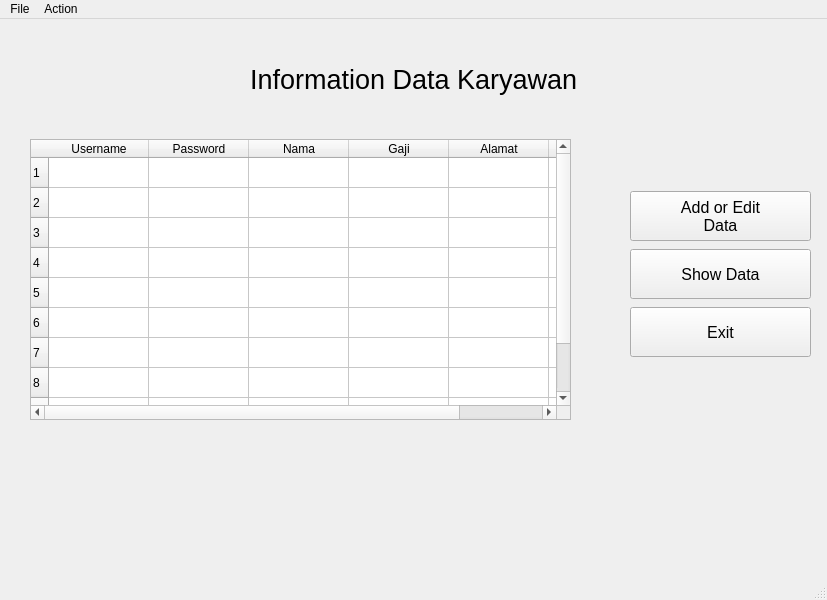
<?xml version="1.0" encoding="UTF-8"?>
<ui version="4.0">
 <class>MainWindow</class>
 <widget class="QMainWindow" name="MainWindow">
  <property name="geometry">
   <rect>
    <x>0</x>
    <y>0</y>
    <width>827</width>
    <height>600</height>
   </rect>
  </property>
  <property name="windowTitle">
   <string>MainWindow</string>
  </property>
  <widget class="QWidget" name="centralwidget">
   <widget class="QWidget" name="verticalLayoutWidget_2">
    <property name="geometry">
     <rect>
      <x>630</x>
      <y>170</y>
      <width>181</width>
      <height>171</height>
     </rect>
    </property>
    <layout class="QVBoxLayout" name="verticalLayout_2">
     <item>
      <widget class="QPushButton" name="btn_add">
       <property name="maximumSize">
        <size>
         <width>16777215</width>
         <height>50</height>
        </size>
       </property>
       <property name="font">
        <font>
         <pointsize>12</pointsize>
        </font>
       </property>
       <property name="text">
        <string>Add or Edit
Data</string>
       </property>
      </widget>
     </item>
     <item>
      <widget class="QPushButton" name="btn_show">
       <property name="maximumSize">
        <size>
         <width>16777215</width>
         <height>50</height>
        </size>
       </property>
       <property name="font">
        <font>
         <pointsize>12</pointsize>
        </font>
       </property>
       <property name="text">
        <string>Show Data</string>
       </property>
      </widget>
     </item>
     <item>
      <widget class="QPushButton" name="btn_exit">
       <property name="maximumSize">
        <size>
         <width>16777215</width>
         <height>50</height>
        </size>
       </property>
       <property name="font">
        <font>
         <pointsize>12</pointsize>
        </font>
       </property>
       <property name="text">
        <string>Exit</string>
       </property>
      </widget>
     </item>
    </layout>
   </widget>
   <widget class="QLabel" name="label">
    <property name="geometry">
     <rect>
      <x>250</x>
      <y>20</y>
      <width>331</width>
      <height>81</height>
     </rect>
    </property>
    <property name="font">
     <font>
      <pointsize>20</pointsize>
     </font>
    </property>
    <property name="text">
     <string>Information Data Karyawan</string>
    </property>
    <property name="alignment">
     <set>Qt::AlignJustify|Qt::AlignVCenter</set>
    </property>
    <property name="wordWrap">
     <bool>false</bool>
    </property>
   </widget>
   <widget class="QWidget" name="verticalLayoutWidget">
    <property name="geometry">
     <rect>
      <x>30</x>
      <y>120</y>
      <width>541</width>
      <height>281</height>
     </rect>
    </property>
    <layout class="QVBoxLayout" name="verticalLayout">
     <item>
      <widget class="QTableWidget" name="tableWidget">
       <property name="layoutDirection">
        <enum>Qt::LeftToRight</enum>
       </property>
       <property name="rowCount">
        <number>10</number>
       </property>
       <property name="columnCount">
        <number>6</number>
       </property>
       <row/>
       <row/>
       <row/>
       <row/>
       <row/>
       <row/>
       <row/>
       <row/>
       <row/>
       <row/>
       <column>
        <property name="text">
         <string>Username</string>
        </property>
       </column>
       <column>
        <property name="text">
         <string>Password</string>
        </property>
       </column>
       <column>
        <property name="text">
         <string>Nama</string>
        </property>
       </column>
       <column>
        <property name="text">
         <string>Gaji</string>
        </property>
       </column>
       <column>
        <property name="text">
         <string>Alamat</string>
        </property>
       </column>
       <column>
        <property name="text">
         <string>Status</string>
        </property>
       </column>
      </widget>
     </item>
    </layout>
   </widget>
  </widget>
  <widget class="QMenuBar" name="menubar">
   <property name="geometry">
    <rect>
     <x>0</x>
     <y>0</y>
     <width>827</width>
     <height>21</height>
    </rect>
   </property>
   <widget class="QMenu" name="menuAction">
    <property name="title">
     <string>File</string>
    </property>
    <widget class="QMenu" name="menuExport">
     <property name="title">
      <string>Export</string>
     </property>
     <addaction name="actionExport_to_Excel"/>
    </widget>
    <addaction name="actionImport"/>
    <addaction name="menuExport"/>
    <addaction name="separator"/>
   </widget>
   <widget class="QMenu" name="menuAction_2">
    <property name="title">
     <string>Action</string>
    </property>
    <addaction name="actionLogout_2"/>
   </widget>
   <addaction name="menuAction"/>
   <addaction name="menuAction_2"/>
  </widget>
  <widget class="QStatusBar" name="statusbar"/>
  <action name="actionImport">
   <property name="text">
    <string>Import</string>
   </property>
  </action>
  <action name="actionLogout">
   <property name="text">
    <string>Logout</string>
   </property>
  </action>
  <action name="actionExport_to_Excel">
   <property name="text">
    <string>Export to Excel</string>
   </property>
  </action>
  <action name="actionLogout_2">
   <property name="text">
    <string>Logout</string>
   </property>
  </action>
 </widget>
 <resources/>
 <connections/>
</ui>
